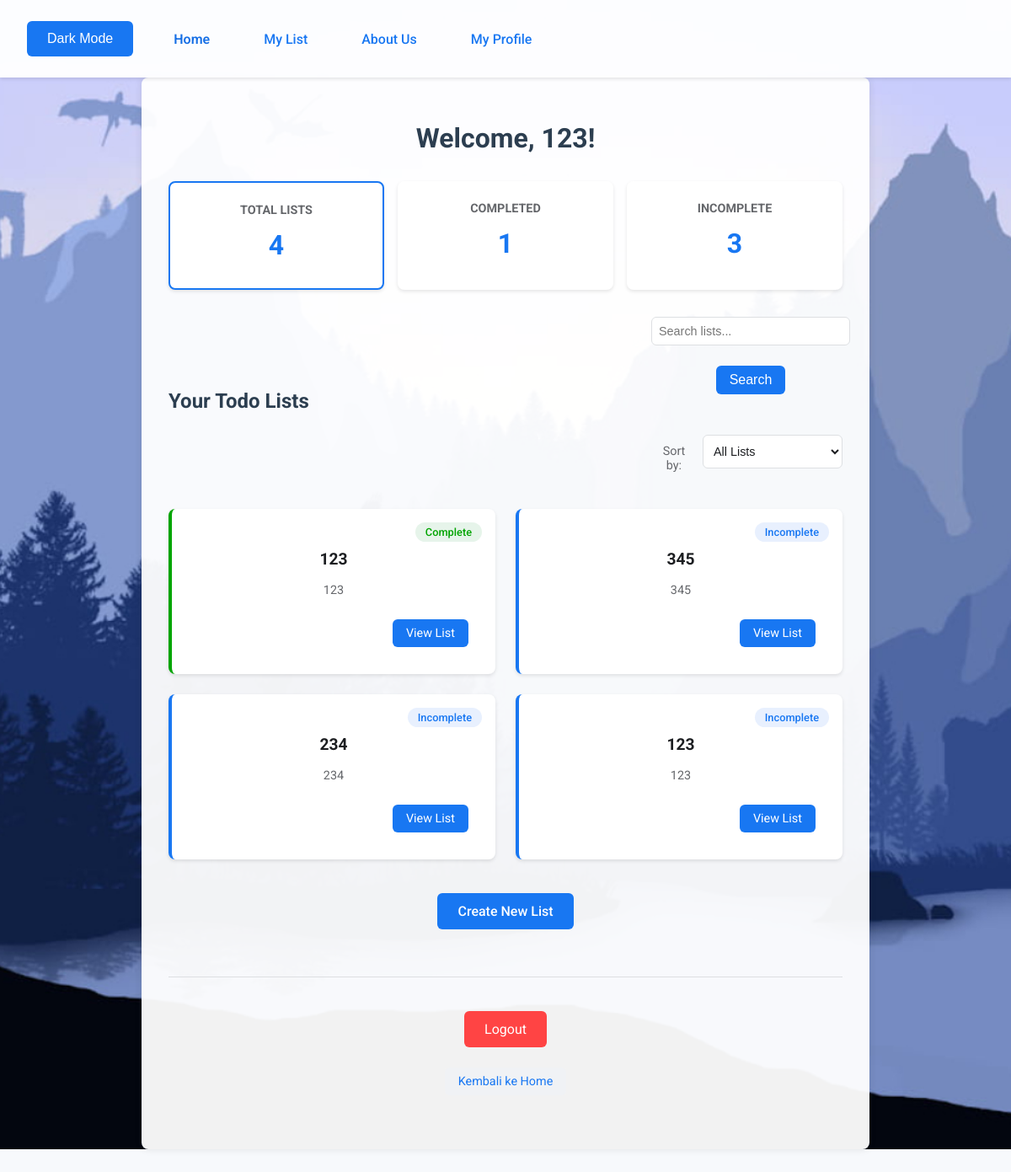
Page /dashboard.php (signed in) on the committed database.
### tables this page shows
CREATE TABLE `users` (
  `id` int(11) NOT NULL,
  `username` varchar(50) NOT NULL,
  `email` varchar(100) NOT NULL,
  `password` varchar(255) NOT NULL,
  `recovery_question` varchar(255) DEFAULT NULL,
  `recovery_answer` varchar(255) DEFAULT NULL,
  `recovery_question_2` varchar(255) DEFAULT NULL,
  `recovery_answer_2` varchar(255) DEFAULT NULL,
  `failed_login_attempts` int(11) DEFAULT 0,
  `lockout_time` datetime DEFAULT NULL
);

CREATE TABLE `to_do_lists` (
  `id` int(11) NOT NULL,
  `user_id` int(11) NOT NULL,
  `title` varchar(100) NOT NULL,
  `description` varchar(255) NOT NULL,
  `status` enum('incomplete','complete') DEFAULT 'incomplete'
);

### dashboard.php (the view, shortened to what this page needs)
<?php
require_once 'db_config.php';
$sort = isset($_GET['sort']) ? $_GET['sort'] : 'all';
$search = isset($_GET['search']) ? trim($_GET['search']) : '';
$stmt = $pdo->prepare("SELECT * FROM users WHERE id = ?");
$stmt->execute([$_SESSION['user_id']]);
$user = $stmt->fetch();
$query = "SELECT * FROM to_do_lists WHERE user_id = ?";
$params = [$_SESSION['user_id']];
$query .= " ORDER BY id DESC";
$stmt = $pdo->prepare($query);
$stmt->execute($params);
$lists = $stmt->fetchAll();
$stmt = $pdo->prepare("SELECT
    COUNT(*) as total,
    SUM(CASE WHEN status = 'complete' THEN 1 ELSE 0 END) as completed,
    SUM(CASE WHEN status = 'incomplete' THEN 1 ELSE 0 END) as incomplete
    FROM to_do_lists
    WHERE user_id = ?");
$stmt->execute([$_SESSION['user_id']]);
$stats = $stmt->fetch();
?>
<!DOCTYPE html>
<head>
    <link rel="stylesheet" href="styles.css">
    <link rel="stylesheet" href="https://cdnjs.cloudflare.com/ajax/libs/font-awesome/6.0.0/css/all.min.css">
</head>
<body>
    <?php include 'navbar.php'; ?>
    <div class="header">
    <div class="container">
        <h1>Welcome, <?= htmlspecialchars($user['username']); ?>!</h1>
        <div class="dashboard-summary">
            <div class="stats">
                <div class="stat-card <?= $sort === 'all' ? 'active' : '' ?>">
                    <a href="?sort=all<?= !empty($search) ? '&search=' . urlencode($search) : '' ?>" class="stat-link">
                        <h3>Total Lists</h3>
                        <p><?= $stats['total'] ?></p>
                    </a>
                </div>
                <div class="stat-card <?= $sort === 'complete' ? 'active' : '' ?>">
                    <a href="?sort=complete<?= !empty($search) ? '&search=' . urlencode($search) : '' ?>" class="stat-link">
                        <h3>Completed</h3>
                        <p><?= $stats['completed'] ?></p>
                    </a>
                </div>
                <div class="stat-card <?= $sort === 'incomplete' ? 'active' : '' ?>">
                    <a href="?sort=incomplete<?= !empty($search) ? '&search=' . urlencode($search) : '' ?>" class="stat-link">
                        <h3>Incomplete</h3>
                        <p><?= $stats['incomplete'] ?></p>
                    </a>
                </div>
            </div>
        <div class="todo-lists">
            <div class="list-header">
                <h2>Your Todo Lists</h2>
                <div class="search-sort-controls">
                    <form method="GET" class="search-form">
                        <input type="text"
                                name="search"
                                placeholder="Search lists..."
                                value="<?= htmlspecialchars($search) ?>"
                                class="search-input">
                        <button type="submit" class="search-button">Search</button>
                    </form>
                    <div class="sort-controls">
                        <label for="sort-select">Sort by:</label>
                        <select id="sort-select" onchange="window.location.href=this.value">
                            <option value="?sort=all<?= !empty($search) ? '&search=' . urlencode($search) : '' ?>"
                                    <?= $sort === 'all' ? 'selected' : '' ?>>All Lists</option>
                        </select>
                    </div>
                </div>
            </div>
            <?php if (empty($lists)): ?>
                <p class="no-lists">
                    <?php
                    if (!empty($search)) {
                        echo "No lists found matching '" . htmlspecialchars($search) . "'";
                    } elseif ($sort === 'complete') {
                        echo "No completed lists found.";
                    } elseif ($sort === 'incomplete') {
                        echo "No incomplete lists found.";
                    } else {
                        echo "You haven't created any lists yet.";
                    }
                    ?>
                </p>
            <?php else: ?>
                <div class="lists-container">
                    <?php foreach ($lists as $list): ?>
                        <div class="list-card <?= $list['status'] ?>">
                            <h3><?= htmlspecialchars($list['title']); ?></h3>
                            <?php if (!empty($list['description'])): ?>
                                <p class="description"><?= htmlspecialchars($list['description']); ?></p>
                            <?php endif; ?>
                            <div class="status-badge <?= $list['status'] ?>">
                                <?= ucfirst($list['status']) ?>
                            </div>
                            <div class="list-actions">
                                <a href="list.php?id=<?= $list['id']; ?>" class="btn btn-view">View List</a>
                            </div>
                        </div>
                    <?php endforeach; ?>
                </div>
            <?php endif; ?>
    <div class="add-list-section">
            <a href="list.php" class="btn btn-primary tooltip">Create New List
            </a>
            </div>
        </div>
        <div class="dashboard-footer">
            <a href="login.php?action=logout" class="btn btn-logout">Logout</a>
            <div>
            <a href="index.php" class="back-btn">Kembali ke Home</a>
            </div>
            </div>
        </div>
    </div>
</body>
</html>

### navbar.php (shortened to what this page needs)
<?php
$current_page = basename($_SERVER['PHP_SELF']);
?>
<link rel="stylesheet" href="styles.css">
<nav class="navbar">
    <div class="navbar-links">
        <button id="toggleDarkMode">Dark Mode</button>
        <a href="dashboard.php" <?php echo $current_page == 'dashboard.php' ? 'class="active"' : ''; ?>>Home</a>
        <a href="list.php" <?php echo $current_page == 'list.php' ? 'class="active"' : ''; ?>>My List</a>
        <a href="about.php" <?php echo $current_page == 'about.php' ? 'class="active"' : ''; ?>>About Us</a>
        <div class="profile-dropdown">
            <a href="profile.php" <?php echo $current_page == 'profile.php' ? 'class="active"' : ''; ?>>My Profile</a>
        </div>
    </div>
</nav>

### rows in the picture
users: username "123"
to_do_lists: title "123", description "123", status "Complete"
to_do_lists: title "345", description "345", status "Incomplete"
to_do_lists: title "234", description "234", status "Incomplete"
to_do_lists: title "123", description "123", status "Incomplete"

### other values in the picture
$stats['total'] "4"
$stats['completed'] "1"
$stats['incomplete'] "3"
